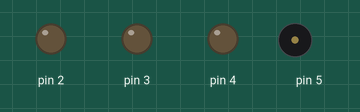
This sketch was run on a simulated Arduino Uno, built with avr-gcc and run on an emulated ATmega328P. On the bench: output pins drawn as LEDs (lit = HIGH), buzzer (waves = sounding).

Above: at 0.05 s.
At 2.95 s:
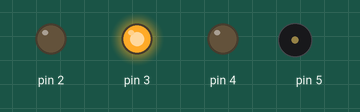
At 5.85 s:
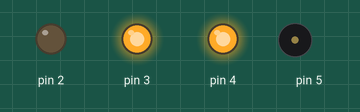
At 11.65 s:
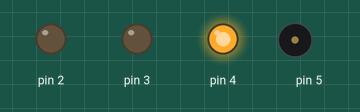
At 18.05 s:
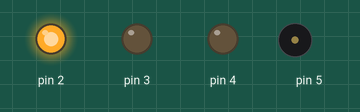
At 23.25 s:
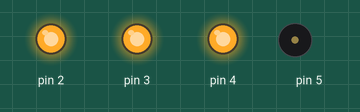
Timing chart, 0 to 23.6 s (numbered marks = the images above):
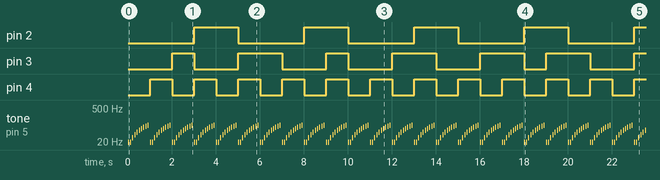

The sketch:

leds-zumbador.ino
```cpp
/** Leds acendendo em tempos diferentes e um zumbador simplismente sintonizado */

int intervalo = 2000, intervalo2 = 1000, intervalo3 = 500;

unsigned int previous =0, previous2 =0, previous3 =0;

int ledState = LOW, ledState2 = LOW, ledState3 = LOW;


void setup(){
  pinMode(2, OUTPUT);
  pinMode(3, OUTPUT);
  pinMode(4, OUTPUT);
  pinMode(5, OUTPUT);


}

void loop(){
  unsigned int atual = millis();

  if(atual - previous > intervalo){
    previous = atual ;

    if(ledState == LOW)
      ledState = HIGH;
    else
      ledState = LOW;


    digitalWrite(2, ledState);

  }

  unsigned int atual2 = millis();

  if(atual2 - previous2 > intervalo2){
    previous2 = atual2 ;

    if(ledState2 == LOW)
      ledState2 = HIGH;
    else
      ledState2 = LOW;


    digitalWrite(3, ledState2);

  }

  unsigned int atual3 = millis();

  if(atual3 - previous3 > intervalo3){
    previous3 = atual3 ;

    if(ledState3 == LOW)
      ledState3 = HIGH;
    else
      ledState3 = LOW;


    digitalWrite(4, ledState3);

  }

  int i;

  for(i = 0; i < 10; i++){
      tone(5, (i + 1)* 10, 8);
      delay(100);

  }

  noTone(5);


}
```

Measured:
- by itself, pin 2: alternates HIGH for 2.0 s and LOW for 3.0 s
- by itself, pin 3: repeats every 18.0 s: LOW 2.0 s, HIGH 2.0 s, LOW 2.0 s, HIGH 1.0 s, 2 × (LOW 2.0 s, HIGH 2.0 s), LOW 1.0 s, HIGH 2.0 s
- by itself, pin 4: alternates HIGH for 1.0 s and LOW for 1.0 s
